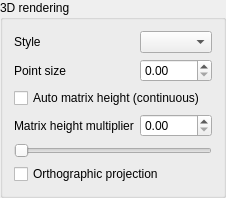
<?xml version="1.0" encoding="UTF-8"?>
<ui version="4.0">
 <class>SurfaceSettings</class>
 <widget class="QGroupBox" name="SurfaceSettings">
  <layout class="QFormLayout" name="surface">
   <item row="0" column="0">
    <widget class="QLabel" name="style_label">
     <property name="text">
      <string>Style</string>
     </property>
     <property name="buddy">
      <cstring>surface_style</cstring>
     </property>
    </widget>
   </item>
   <item row="0" column="1">
    <widget class="NoWheelComboBox" name="surface_style" />
   </item>
   <item row="1" column="0">
    <widget class="QLabel" name="point_size_2_label">
     <property name="text">
      <string>Point size</string>
     </property>
     <property name="buddy">
      <cstring>point_size</cstring>
     </property>
    </widget>
   </item>
   <item row="1" column="1">
    <widget class="NoWheelDoubleSpinBox" name="point_size" />
   </item>
   <item row="2" column="0" colspan="2">
    <widget class="QCheckBox" name="auto_height">
     <property name="text">
      <string>Auto matrix height (continuous)</string>
     </property>
     <property name="toolTip">
      <string>Recalculate this matrix's height after data changes. Scaling &gt; Apply auto scaling fits all visible matrices once instead.</string>
     </property>
    </widget>
   </item>
   <item row="3" column="0">
    <widget class="QLabel" name="matrix_height_multiplier_label">
     <property name="text">
      <string>Matrix height multiplier</string>
     </property>
     <property name="buddy">
      <cstring>height_scale</cstring>
     </property>
    </widget>
   </item>
   <item row="3" column="1">
    <widget class="NoWheelDoubleSpinBox" name="height_scale">
     <property name="toolTip">
      <string>Per-matrix height, applied before the shared X/Y/Z scene multipliers in Scaling.</string>
     </property>
    </widget>
   </item>
   <item row="4" column="0" colspan="2">
    <widget class="QSlider" name="height_slider">
     <property name="orientation">
      <enum>Qt::Horizontal</enum>
     </property>
     <property name="toolTip">
      <string>Logarithmic height multiplier, synchronized with the numeric value.</string>
     </property>
    </widget>
   </item>
   <item row="5" column="0" colspan="2">
    <widget class="QCheckBox" name="parallel">
     <property name="text">
      <string>Orthographic projection</string>
     </property>
    </widget>
   </item>
  </layout>
  <property name="title">
   <string>3D rendering</string>
  </property>
 </widget>
 <customwidgets>
  <customwidget>
   <class>NoWheelComboBox</class>
   <extends>QComboBox</extends>
   <header>utils.qt_widgets</header>
  </customwidget>
  <customwidget>
   <class>NoWheelDoubleSpinBox</class>
   <extends>QDoubleSpinBox</extends>
   <header>utils.qt_widgets</header>
  </customwidget>
 </customwidgets>
 <resources />
 <connections />
</ui>
